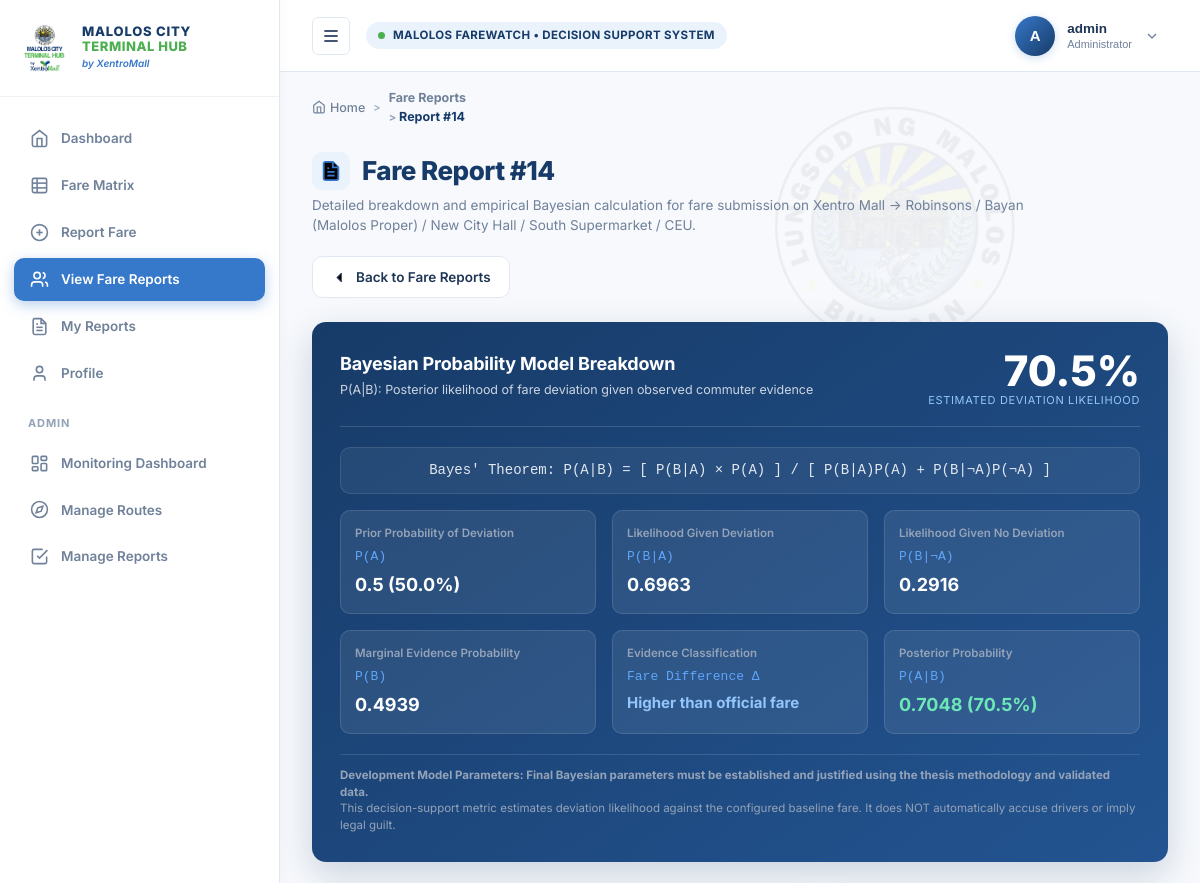
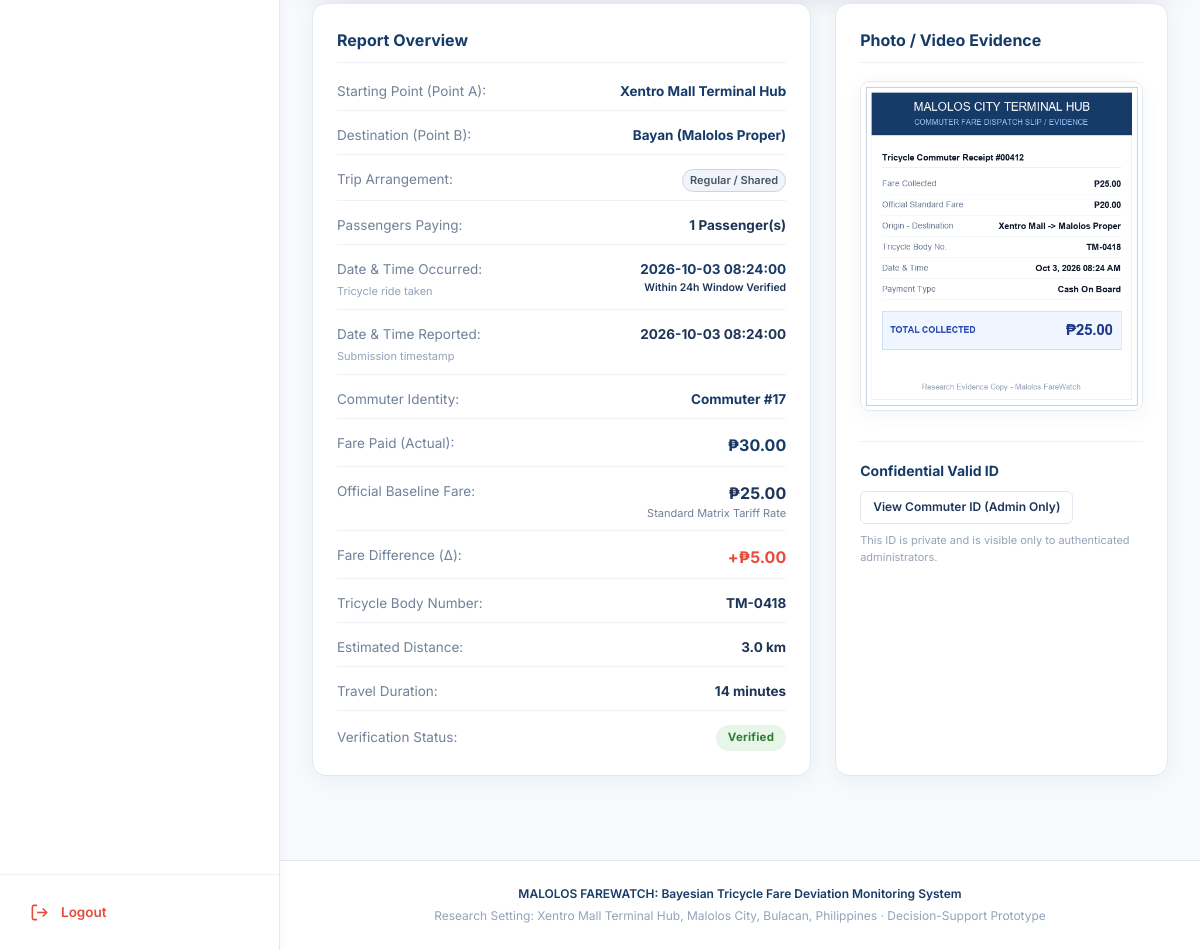
Page /reports/14 (signed in) on the committed database (2 pictures, top to bottom).
### tables this page shows
CREATE TABLE fare_reports (
    id INTEGER PRIMARY KEY AUTOINCREMENT,
    user_id INTEGER NOT NULL,
    route_id INTEGER NOT NULL,
    reported_fare REAL NOT NULL CHECK(reported_fare > 0),
    fare_difference REAL NOT NULL,
    distance_km REAL,
    travel_time_min INTEGER,
    body_number TEXT,
    photo_filename TEXT,
    verification_status TEXT NOT NULL DEFAULT 'Pending' 
        CHECK(verification_status IN ('Pending', 'Verified', 'Rejected')),
    posterior_probability REAL NOT NULL,
    created_at TEXT NOT NULL DEFAULT (datetime('now', 'localtime')), trip_type TEXT NOT NULL DEFAULT 'regular', passenger_count INTEGER NOT NULL DEFAULT 1, expected_fare REAL NOT NULL DEFAULT 0.0, origin TEXT NOT NULL DEFAULT 'Xentro Mall Terminal Hub', destination TEXT NOT NULL DEFAULT '', occurred_at TEXT NOT NULL DEFAULT '', id_filename TEXT DEFAULT NULL,
    FOREIGN KEY(user_id) REFERENCES users(id) ON DELETE CASCADE,
    FOREIGN KEY(route_id) REFERENCES routes(id) ON DELETE RESTRICT
);

CREATE TABLE routes (
    id INTEGER PRIMARY KEY AUTOINCREMENT,
    name TEXT NOT NULL UNIQUE,
    official_fare REAL NOT NULL CHECK(official_fare > 0),
    active INTEGER NOT NULL DEFAULT 1,
    created_at TEXT NOT NULL DEFAULT (datetime('now', 'localtime'))
, distance_km REAL NOT NULL DEFAULT 1.0, special_fare REAL NOT NULL DEFAULT 0.0, discounted_fare REAL NOT NULL DEFAULT 0.0);

### app.py (the view)
@app.route("/reports/<int:report_id>")
@login_required
def report_details(report_id):
    conn = db()
    report = conn.execute("""
        SELECT fr.*, rt.name AS route_name, rt.official_fare, rt.special_fare, rt.discounted_fare, u.username
        FROM fare_reports fr
        JOIN routes rt ON fr.route_id = rt.id
        JOIN users u ON fr.user_id = u.id
        WHERE fr.id = ?
    """, (report_id,)).fetchone()
    if not report:
        conn.close()
        flash("The requested fare report was not found.", "danger")
        return redirect(url_for("fare_reports"))
    current_uid = session.get("user_id")
    current_role = session.get("role")
    is_admin = (current_role == "admin")
    is_owner = (current_uid == report["user_id"])
    can_view_chat = is_admin or is_owner
    can_view_id = is_admin
    messages = []
    if can_view_chat:
        messages = conn.execute("""
            SELECT m.*, u.username, u.role
            FROM report_messages m
            JOIN users u ON m.user_id = u.id
            WHERE m.report_id = ?
            ORDER BY m.created_at ASC
        """, (report_id,)).fetchall()
    conn.close()
    expected_fare = report["expected_fare"] if (report["expected_fare"] and report["expected_fare"] > 0) else report["official_fare"]
    has_photo = bool(report["photo_filename"])
    calc = calculate_bayesian_likelihood(
        report["reported_fare"],
        expected_fare,
        has_photo=has_photo
    )
    return render_template(
        "report_details.html",
        active_page="fare_reports",
        report=report,
        calc=calc,
        messages=messages,
        can_view_chat=can_view_chat,
        can_view_id=can_view_id,
        is_admin=is_admin,
        is_owner=is_owner
    )

### templates/report_details.html (shortened to what this page needs)
{% extends "base.html" %}
{% block breadcrumb %}<a href="{{ url_for('fare_reports') }}">Fare Reports</a> <span class="breadcrumb-separator">&gt;</span> Report #{{ report.id }}{% endblock %}
{% block content %}
<div class="page-header">
  <div class="page-title-block">
    <div class="page-title-row">
      <div class="page-title-icon-box">
        <svg viewBox="0 0 24 24"><path d="M14 2H6a2 2 0 0 0-2 2v16a2 2 0 0 0 2 2h12a2 2 0 0 0 2-2V8z"/><polyline points="14 2 14 8 20 8"/><line x1="16" y1="13" x2="8" y2="13"/><line x1="16" y1="17" x2="8" y2="17"/><polyline points="10 9 9 9 8 9"/></svg>
      </div>
      <h1 class="page-title">Fare Report #{{ report.id }}</h1>
    </div>
    <p class="page-subtitle">Detailed breakdown and empirical Bayesian calculation for fare submission on {{ report.route_name }}.</p>
  </div>
  <div class="page-actions">
    <a href="{{ url_for('fare_reports') }}" class="btn btn-secondary">
      <svg viewBox="0 0 24 24"><polyline points="15 18 9 12 15 6"/></svg>
      <span>Back to Fare Reports</span>
    </a>
  </div>
</div>
<div class="bayesian-breakdown-card">
  <div class="bayesian-header">
    <div class="bayesian-title-group">
      <h3>Bayesian Probability Model Breakdown</h3>
      <p>P(A|B): Posterior likelihood of fare deviation given observed commuter evidence</p>
    </div>
    <div class="bayesian-big-score">
      <div class="score-num">{{ "%.1f"|format(calc.percentage) }}%</div>
      <div class="score-label">Estimated Deviation Likelihood</div>
    </div>
  </div>
  <div class="formula-banner">
    Bayes' Theorem: P(A|B) = [ P(B|A) × P(A) ] / [ P(B|A)P(A) + P(B|¬A)P(¬A) ]
  </div>
  <div class="bayesian-math-grid">
    <div class="math-cell">
      <div class="math-cell-label">Prior Probability of Deviation</div>
      <div class="math-cell-formula">P(A)</div>
      <div class="math-cell-val">{{ calc.prior }} (50.0%)</div>
    </div>
    <div class="math-cell">
      <div class="math-cell-label">Likelihood Given Deviation</div>
      <div class="math-cell-formula">P(B|A)</div>
      <div class="math-cell-val">{{ calc.likelihood_deviation }}</div>
    </div>
    <div class="math-cell">
      <div class="math-cell-label">Likelihood Given No Deviation</div>
      <div class="math-cell-formula">P(B|¬A)</div>
      <div class="math-cell-val">{{ calc.likelihood_no_deviation }}</div>
    </div>
    <div class="math-cell">
      <div class="math-cell-label">Marginal Evidence Probability</div>
      <div class="math-cell-formula">P(B)</div>
      <div class="math-cell-val">{{ calc.marginal_evidence }}</div>
    </div>
    <div class="math-cell">
      <div class="math-cell-label">Evidence Classification</div>
      <div class="math-cell-formula">Fare Difference Δ</div>
      <div class="math-cell-val" style="font-size:15px;color:#93C5FD;">
        {{ calc.evidence_type }}
      </div>
    </div>
    <div class="math-cell">
      <div class="math-cell-label">Posterior Probability</div>
      <div class="math-cell-formula">P(A|B)</div>
      <div class="math-cell-val" style="color:#6ee7b7;">{{ calc.posterior }} ({{ "%.1f"|format(calc.percentage) }}%)</div>
    </div>
  </div>
  <div class="bayesian-disclaimer">
    <strong>{{ calc.development_notice }}</strong><br>
    This decision-support metric estimates deviation likelihood against the configured baseline fare. It does NOT automatically accuse drivers or imply legal guilt.
  </div>
</div>
<div style="display:grid;grid-template-columns:1.2fr 0.8fr;gap:24px;">
  <div class="card">
    <h3 style="font-size:16px;font-weight:700;color:var(--primary-navy);margin-bottom:18px;border-bottom:1px solid var(--border-light);padding-bottom:10px;">
      Report Overview
    </h3>
    <div style="display:flex;flex-direction:column;gap:14px;font-size:13.5px;">
      <div style="display:flex;justify-content:space-between;border-bottom:1px solid var(--border-light);padding-bottom:8px;">
        <span style="color:var(--text-secondary);">Starting Point (Point A):</span>
        <strong style="color:var(--primary-navy);">{{ report.origin or 'Xentro Mall Terminal Hub' }}</strong>
      </div>
      <div style="display:flex;justify-content:space-between;border-bottom:1px solid var(--border-light);padding-bottom:8px;">
        <span style="color:var(--text-secondary);">Destination (Point B):</span>
        <strong style="color:var(--primary-navy);">{{ report.destination or report.route_name }}</strong>
      </div>
      <div style="display:flex;justify-content:space-between;border-bottom:1px solid var(--border-light);padding-bottom:8px;">
        <span style="color:var(--text-secondary);">Trip Arrangement:</span>
        <div>
          {% if report.trip_type == 'special' %}
            <span class="badge-trip-type badge-trip-special">Special Solo Charter</span>
          {% elif report.trip_type == 'special_round_trip' %}
            <span class="badge-trip-type badge-trip-round">Special Round Trip</span>
          {% else %}
            <span class="badge-trip-type badge-trip-regular">Regular / Shared</span>
          {% endif %}
        </div>
      </div>
      <div style="display:flex;justify-content:space-between;border-bottom:1px solid var(--border-light);padding-bottom:8px;">
        <span style="color:var(--text-secondary);">Passengers Paying:</span>
        <strong>{{ report.passenger_count or 1 }} Passenger(s)</strong>
      </div>
      <div style="display:flex;justify-content:space-between;align-items:flex-start;border-bottom:1px solid var(--border-light);padding-bottom:8px;">
        <div>
          <div style="color:var(--text-secondary);">Date &amp; Time Occurred:</div>
          <small style="font-size:11px;color:var(--text-muted);">Tricycle ride taken</small>
        </div>
        <div style="text-align:right;">
          <strong style="color:var(--primary-navy);">{{ report.occurred_at or report.created_at }}</strong>
          <div style="font-size:10.5px;color:var(--green-main);font-weight:600;">Within 24h Window Verified</div>
        </div>
      </div>
      <div style="display:flex;justify-content:space-between;align-items:flex-start;border-bottom:1px solid var(--border-light);padding-bottom:8px;">
        <div>
          <div style="color:var(--text-secondary);">Date &amp; Time Reported:</div>
          <small style="font-size:11px;color:var(--text-muted);">Submission timestamp</small>
        </div>
        <div style="text-align:right;">
          <strong>{{ report.created_at }}</strong>
        </div>
      </div>
      <div style="display:flex;justify-content:space-between;border-bottom:1px solid var(--border-light);padding-bottom:8px;">
        <span style="color:var(--text-secondary);">Commuter Identity:</span>
        <span class="cell-commuter">Commuter #{{ report.user_id }}</span>
      </div>
      <div style="display:flex;justify-content:space-between;border-bottom:1px solid var(--border-light);padding-bottom:8px;">
        <span style="color:var(--text-secondary);">Fare Paid (Actual):</span>
        <div style="text-align:right;">
          <strong style="font-size:16px;color:var(--primary-navy);">₱{{ "%.2f"|format(report.reported_fare) }}</strong>
        </div>
      </div>
      <div style="display:flex;justify-content:space-between;border-bottom:1px solid var(--border-light);padding-bottom:8px;">
        <span style="color:var(--text-secondary);">Official Baseline Fare:</span>
        <div style="text-align:right;">
          <strong style="font-size:16px;">₱{{ "%.2f"|format(report.expected_fare if (report.expected_fare and report.expected_fare > 0) else report.official_fare) }}</strong>
          <div style="font-size:11px;color:var(--text-secondary);">
            {% if report.trip_type == 'special' %}
              Flat Special Charter Rate
            {% elif report.trip_type == 'special_round_trip' %}
              2-Way Round Trip Charter
            {% elif report.passenger_count and report.passenger_count > 1 %}
              ₱{{ "%.2f"|format(report.official_fare) }} × {{ report.passenger_count }} pax
            {% else %}
              Standard Matrix Tariff Rate
            {% endif %}
          </div>
        </div>
      </div>
      <div style="display:flex;justify-content:space-between;border-bottom:1px solid var(--border-light);padding-bottom:8px;">
        <span style="color:var(--text-secondary);">Fare Difference (Δ):</span>
        {% if report.fare_difference > 0 %}
          <strong class="cell-diff-positive" style="font-size:16px;">+₱{{ "%.2f"|format(report.fare_difference) }}</strong>
        {% elif report.fare_difference == 0 %}
          <strong class="cell-diff-neutral" style="font-size:16px;">₱0.00</strong>
        {% else %}
          <strong class="cell-diff-neutral" style="font-size:16px;">-₱{{ "%.2f"|format(report.fare_difference|abs) }}</strong>
        {% endif %}
      </div>
      <div style="display:flex;justify-content:space-between;border-bottom:1px solid var(--border-light);padding-bottom:8px;">
        <span style="color:var(--text-secondary);">Tricycle Body Number:</span>
        <strong>{{ report.body_number or 'Not provided' }}</strong>
      </div>
      <div style="display:flex;justify-content:space-between;border-bottom:1px solid var(--border-light);padding-bottom:8px;">
        <span style="color:var(--text-secondary);">Estimated Distance:</span>
        <strong>{{ report.distance_km ~ ' km' if report.distance_km else 'Not specified' }}</strong>
      </div>
      <div style="display:flex;justify-content:space-between;border-bottom:1px solid var(--border-light);padding-bottom:8px;">
        <span style="color:var(--text-secondary);">Travel Duration:</span>
        <strong>{{ report.travel_time_min ~ ' minutes' if report.travel_time_min else 'Not specified' }}</strong>
      </div>
      <div style="display:flex;justify-content:space-between;align-items:center;">
        <span style="color:var(--text-secondary);">Verification Status:</span>
        <span class="status-pill status-{{ report.verification_status|lower }}">
          {{ report.verification_status }}
        </span>
      </div>
    </div>
  </div>
  <div class="card" style="text-align:center;">
    <h3 style="font-size:16px;font-weight:700;color:var(--primary-navy);margin-bottom:18px;border-bottom:1px solid var(--border-light);padding-bottom:10px;text-align:left;">
      Photo / Video Evidence
    </h3>
    {% if report.photo_filename %}
      {% if report.photo_filename|is_video %}
        <video src="{{ url_for('uploaded_file', filename=report.photo_filename) }}"
               controls playsinline style="max-width:100%;max-height:360px;border-radius:var(--radius-md);border:1px solid var(--border-color);box-shadow:var(--shadow-subtle);"></video>
      {% else %}
        <img src="{{ url_for('uploaded_file', filename=report.photo_filename) }}"
             alt="Fare Evidence"
             style="max-width:100%;max-height:360px;border-radius:var(--radius-md);border:1px solid var(--border-color);box-shadow:var(--shadow-subtle);cursor:pointer;"
             onclick="openPhotoModal('{{ url_for('uploaded_file', filename=report.photo_filename) }}', 'Photo Evidence for Report #{{ report.id }}')">
      {% endif %}
    {% else %}
      <div style="padding:48px 20px;background:#F8FAFC;border:2px dashed var(--border-color);border-radius:var(--radius-md);color:var(--text-muted);">
        <div>No photo or video evidence attached to this report</div>
      </div>
    {% endif %}
    {% if can_view_id %}
      <div style="margin-top:24px;padding-top:18px;border-top:1px solid var(--border-light);text-align:left;">
        <h4 style="font-size:14px;color:var(--primary-navy);margin-bottom:10px;">Confidential Valid ID</h4>
        {% if report.id_filename %}
          <a href="{{ url_for('admin_private_id', filename=report.id_filename) }}" target="_blank" class="btn btn-secondary btn-sm">
            View Commuter ID (Admin Only)
          </a>
          <p style="font-size:11px;color:var(--text-muted);margin-top:8px;">
            This ID is private and is visible only to authenticated administrators.
          </p>
        {% else %}
          <span style="font-size:12px;color:var(--text-muted);">No ID uploaded.</span>
        {% endif %}
      </div>
    {% endif %}
  </div>
{% endblock %}

### rows in the picture
fare_reports: id "14", origin "Xentro Mall Terminal Hub", destination "Bayan (Malolos Proper)", passenger_count "1", occurred_at "2026-10-03 08:24:00", created_at "2026-10-03 08:24:00", user_id "17", reported_fare "30.00", expected_fare "25.00", fare_difference "5.00", body_number "TM-0418", distance_km "3.0 km", travel_time_min "14 minutes", verification_status "Verified", photo_filename (picture)
routes: route_name "Xentro Mall → Robinsons / Bayan (Malolos Proper) / New City Hall / South Supermarket / CEU"

### other values in the picture
{{ session.get('username', 'U')[0]|upper }} "A"
{{ session.get('username') }} "admin"
{{ "%.1f"|format(calc.percentage) }} "70.5"
{{ calc.prior }} "0.5"
{{ calc.likelihood_deviation }} "0.6963"
{{ calc.likelihood_no_deviation }} "0.2916"
{{ calc.marginal_evidence }} "0.4939"
{{ calc.evidence_type }} "Higher than official fare"
{{ calc.posterior }} "0.7048"
{{ calc.development_notice }} "Development Model Parameters: Final Bayesian parameters must be established and justified using the thesis methodology and validated data."
